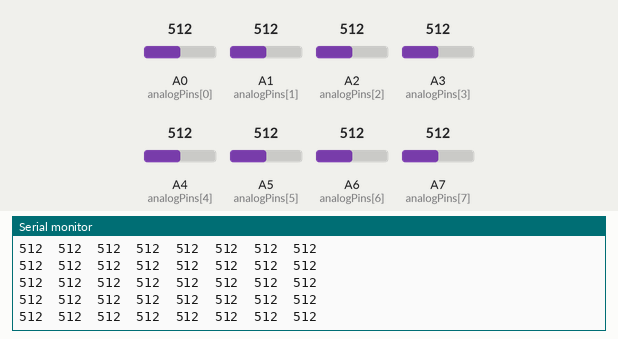
Simulated run of this sketch. Board: Arduino Nano, built with avr-gcc and run on an emulated ATmega328P. Parts: the last lines printed to the serial monitor. Inputs (shaded band) come from the test bench; at power-on: A0 (analogPins[0]) = 512, A1 (analogPins[1]) = 512, A2 (analogPins[2]) = 512, A3 (analogPins[3]) = 512, A4 (analogPins[4]) = 512, A5 (analogPins[5]) = 512, A6 (analogPins[6]) = 512, A7 (analogPins[7]) = 512.

Above: at 1.2 s.
1.3 s: A0 (analogPins[0]) set to 111
At 2.2 s:
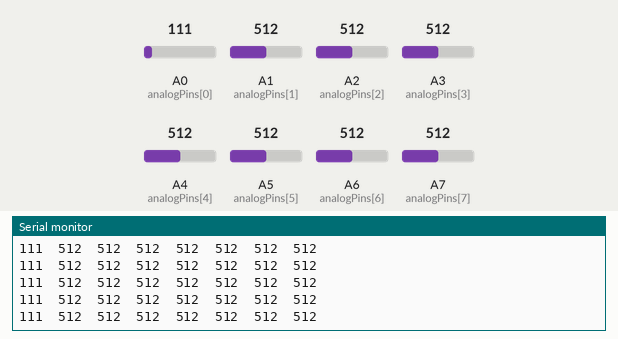
4.3 s: A0 (analogPins[0]) set to 90
At 4.9 s:
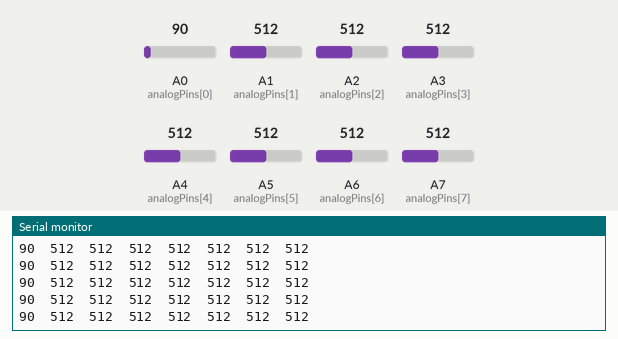
5.8 s: A1 (analogPins[1]) set to 107
At 6.5 s:
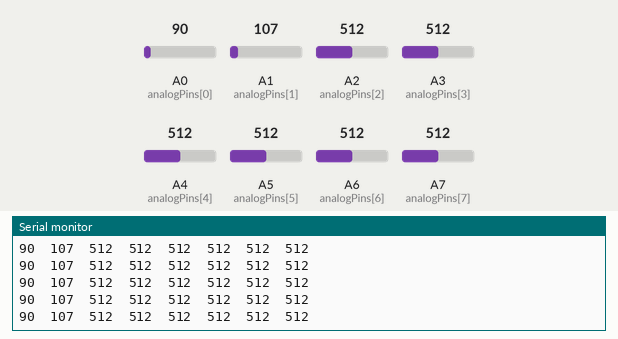
7.3 s: A1 (analogPins[1]) set to 88
At 8.3 s:
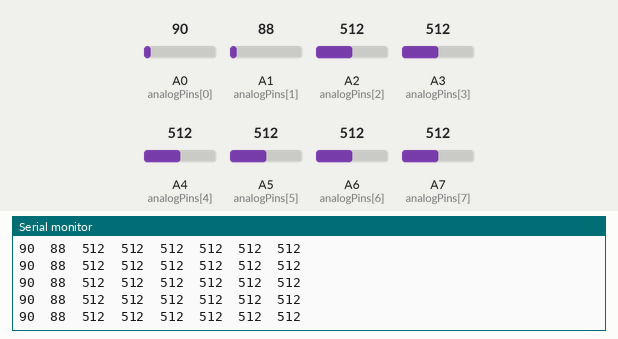
Timing chart, 0 to 10.3 s (numbered marks = the images above; inputs shaded):
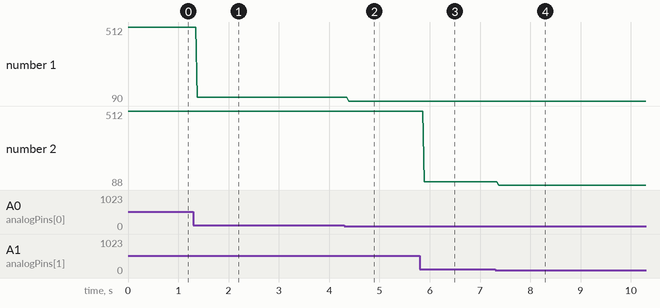

Measured:
- after the input at 1.3 s, the serial monitor: prints a new line after 0.08 s (image 1)
- after the input at 4.3 s, the serial monitor: prints a new line after 0.09 s (image 2)
- after the input at 5.8 s, the serial monitor: prints a new line after 0.10 s (image 3)
- after the input at 7.3 s, the serial monitor: prints a new line after 0.07 s (image 4)
- plotted number 1: 512 → 111 after the input at 1.3 s, 111 → 90 after the input at 4.3 s
- plotted number 2: 512 → 107 after the input at 5.8 s, 107 → 88 after the input at 7.3 s

The sketch:

a_readAllAnalog.ino
```cpp
byte analogPins[] = {
  A0, A1, A2, A3, A4, A5, A6, A7 };

void setup() {
  for(int i=0;i<8;i++){
  pinMode(analogPins[i], INPUT_PULLUP);
  }
  Serial.begin(9600);
}

void loop() {
  for(int i=0;i<8;i++){
  Serial.print(analogRead(analogPins[i]));
  Serial.print("\t");
  }
  Serial.println();
}
```
